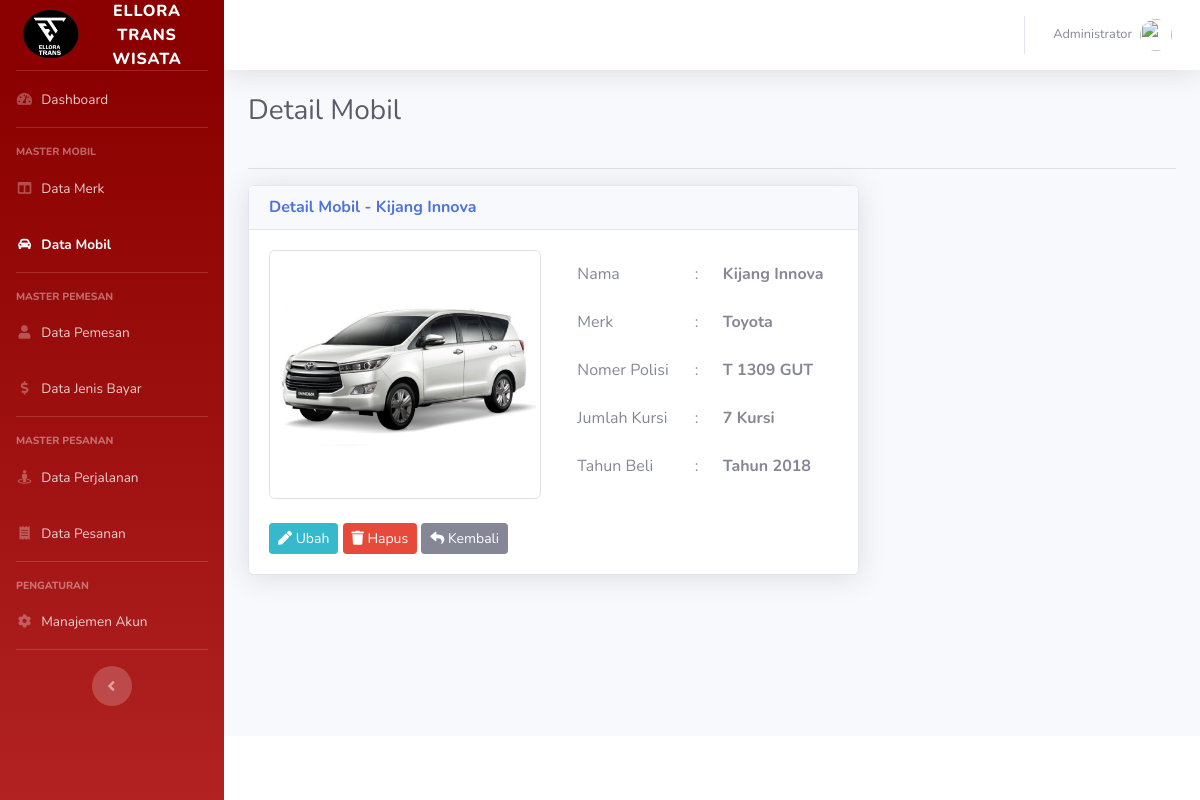
/mobil/detail/14 (signed in), run on the app's committed database.
### tables this page shows
CREATE TABLE `tbl_mobil` (
  `id` int(11) NOT NULL,
  `nama` varchar(30) DEFAULT NULL,
  `warna` varchar(20) DEFAULT NULL,
  `no_polisi` varchar(10) DEFAULT NULL,
  `jumlah_kursi` int(1) DEFAULT NULL,
  `tahun_beli` int(4) DEFAULT NULL,
  `gambar` varchar(100) DEFAULT NULL,
  `id_merk` int(11) DEFAULT NULL
);

CREATE TABLE `tbl_merk` (
  `id` int(11) NOT NULL,
  `merk` varchar(20) DEFAULT NULL
);

### controllers/C_Mobil.php (called while the page is built, shortened)
<?php
class C_Mobil extends Controller{
	public function __construct(){
		$this->mobil = $this->model('M_Mobil');
	}
	public function detail($id){
		$data = [
			'aktif' => 'mobil',
			'judul' => 'Detail Mobil',
			'mobil' => $this->mobil->detail($id)->fetch_object(),
		];
		$this->view('mobil/detail', $data);
	}
}

### index.php (called while the page is built, shortened)
<?php
require_once BASEPATH . DS . 'core' . DS . 'Database.php';
require_once BASEPATH . DS . 'core' . DS . 'Model.php';
new Route();
?>

### functions/url_function.php (called while the page is built, shortened)
<?php
function base_url($path = null){
	if(isset($path)){
		$path = filter_var($path, FILTER_SANITIZE_URL);
		$path = rtrim($path, '/');
		return BASE_URL . $path;
	}
	return BASE_URL;
}

### core/Model.php (called while the page is built, shortened)
<?php
class Model {
	public function __construct(){
		$this->db = new Database();
	}
	public function get_where($table, $where = [], $kolom = []){
		if (count($kolom) == 0) {
			$this->_query = "SELECT * FROM {$table}";
		}
		$this->_query = $this->_query . " WHERE ";
		foreach ($where as $key => $value) {
			$this->_query = $this->_query . "{$key} = '{$value}'";
		}
	}
	public function setQuery($query){
		$this->_query = $query;
	}
	public function execute(){
		return $this->db->query($this->_query);
	}
}

### core/Database.php (called while the page is built, shortened)
<?php
class Database
{
	public function __construct()
	{
		$this->_koneksi = new mysqli(DB_HOST, DB_USER, DB_PASS, DB_NAME);
	}
	public function query($query)
	{
		return $this->_koneksi->query($query);
	}
}

### models/M_Mobil.php (called while the page is built, shortened)
<?php
class M_Mobil extends Model {
	public function detail($id){
		$query = $this->execute();
		return $query;
	}
}

### views/mobil/detail.php (the view, shortened to what this page needs)
<!DOCTYPE html>
<html lang="en">
<head>
	<link href="<?= base_url('sb-admin-2/') ?>/vendor/fontawesome-free/css/all.min.css" rel="stylesheet" type="text/css">
	<link href="<?= base_url('sb-admin-2/') ?>/css/sb-admin-2.min.css" rel="stylesheet">
	<link href="<?= base_url('sb-admin-2/') ?>/vendor/datatables/dataTables.bootstrap4.min.css" rel="stylesheet">
</head>
<body id="page-top">
	<div id="wrapper">
	<div id="content-wrapper" class="d-flex flex-column">
		<div id="content">
			<div class="container-fluid">
				<div class="row">
					<div class="col-sm-12">
						<div class="clearfix">
							<div class="float-left">
								<h1 class="h3 mb-4 text-gray-800"><?= $judul ?></h1>
							</div>
						</div>
						<hr>
					</div>
				</div>
				<div class="row">
					<div class="col-sm-8">
						<div class="card shadow">
							<div class="card-header">
								<h6 class="m-0 font-weight-bold text-primary">Detail Mobil - <?= $mobil->nama ?></h6>
							</div>
							<div class="card-body">
								<div class="row">
									<div class="col-md-6">
										<img src="<?= base_url('uploads/' . $mobil->gambar) ?>" alt="<?= $mobil->nama ?>" class="img-thumbnail mb-4">
									</div>
									<div class="col-md-6">
										<table class="table table-borderless">
											<tr>
												<td>Nama</td>
												<td>:</td>
												<td><b><?= $mobil->nama ?></b></td>
											</tr>
											<tr>
												<td>Merk</td>
												<td>:</td>
												<td><b><?= $mobil->merk ?></b></td>
											</tr>
											<tr>
												<td>Nomer Polisi</td>
												<td>:</td>
												<td><b><?= $mobil->no_polisi ?></b></td>
											</tr>
											<tr>
												<td>Jumlah Kursi</td>
												<td>:</td>
												<td><b><?= $mobil->jumlah_kursi ?> Kursi</b></td>
											</tr>
											<tr>
												<td>Tahun Beli</td>
												<td>:</td>
												<td><b>Tahun <?= $mobil->tahun_beli ?></b></td>
											</tr>
										</table>
									</div>
								</div>
								<div class="row">
									<div class="col">
										<a href="<?= base_url('mobil/ubah/' . $mobil->id) ?>" class="btn btn-sm btn-info"><i class="fa fa-pen"></i> Ubah</a>
         								<a href="<?= base_url('mobil/hapus/' . $mobil->id) ?>" class="btn btn-sm btn-danger" onclick="return confirm('apakah anda yakin?')"><i class="fa fa-trash"></i> Hapus</a>
										<a href="<?= base_url('mobil') ?>" class="btn btn-sm btn-secondary"><i class="fa fa-reply"></i> Kembali</a>
									</div>
								</div>
							</div>
						</div>
					</div>
				</div>
			</div>
		</div>
	</div>
	</div>
</body>
</html>

### data on the page
tbl_mobil: nama "Kijang Innova", gambar (picture), id_merk.merk "Toyota", no_polisi "T 1309 GUT", jumlah_kursi "7", tahun_beli "2018"

### other printed values
$_SESSION['login']['nama'] "Administrator"
$judul "Detail Mobil"
